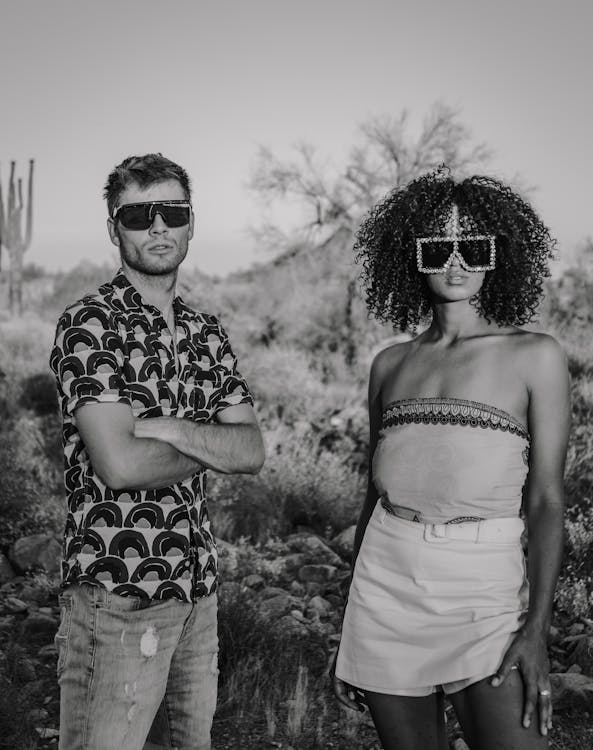
#> input picture img/pexels-photo-12325258.jpeg, 593 x 750 px
$ jupyter execute transformacoesd-de-imagem.ipynb   (shell and % lines are left out)
#> lines starting #> are read from the running program, lines starting #| are printed output that depends on the picture
[cell 1]
import numpy as np
import cv2

import matplotlib.pyplot as plt
import seaborn as sns

plt.style.use("seaborn-v0_8")
sns.set_style("whitegrid", {"axes.grid": False})

from skimage import io

[cell 2]
imagem = cv2.imread("./img/pexels-photo-12325258.jpeg")
#> imagem is the input picture: shape (750, 593, 3); mean B, G, R 118.6, 118.4, 119.4
Imagem = cv2.cvtColor(imagem, cv2.COLOR_BGR2RGB)

plt.figure(figsize=(30, 20))
plt.imshow(imagem)
plt.title("Documento")

[cell 3]
img = cv2.imread("./img/pexels-photo-12325258.jpeg")
height, width = img.shape[:2]
#> height = 750; width = 593

matriz_rotacao = cv2.getRotationMatrix2D((width, height), -5.4, 1)

out = cv2.warpAffine(img, matriz_rotacao, (width, height))
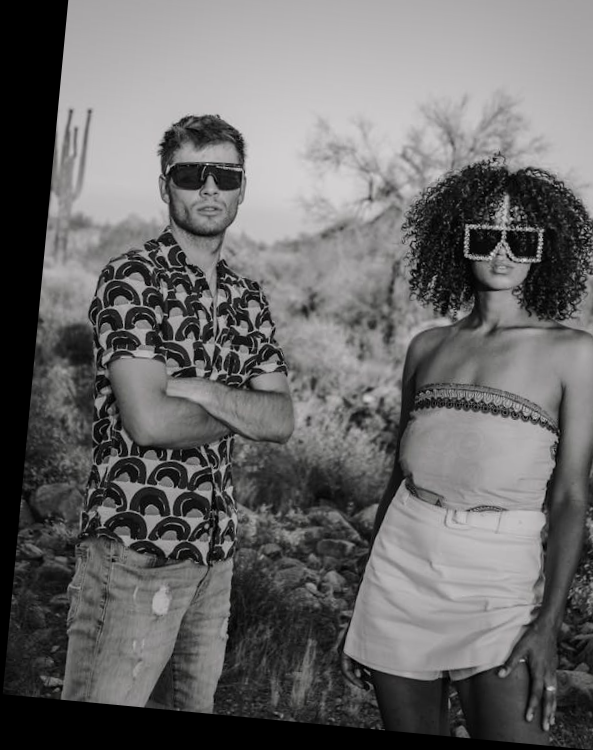
#> out: shape (750, 593, 3); mean B, G, R 104.8, 104.6, 105.5

plt.imshow(out)
plt.title("Imagem rotacionada")


$ run again, with img/pexels-photo-2975498.jpeg copied over img/pexels-photo-12325258.jpeg
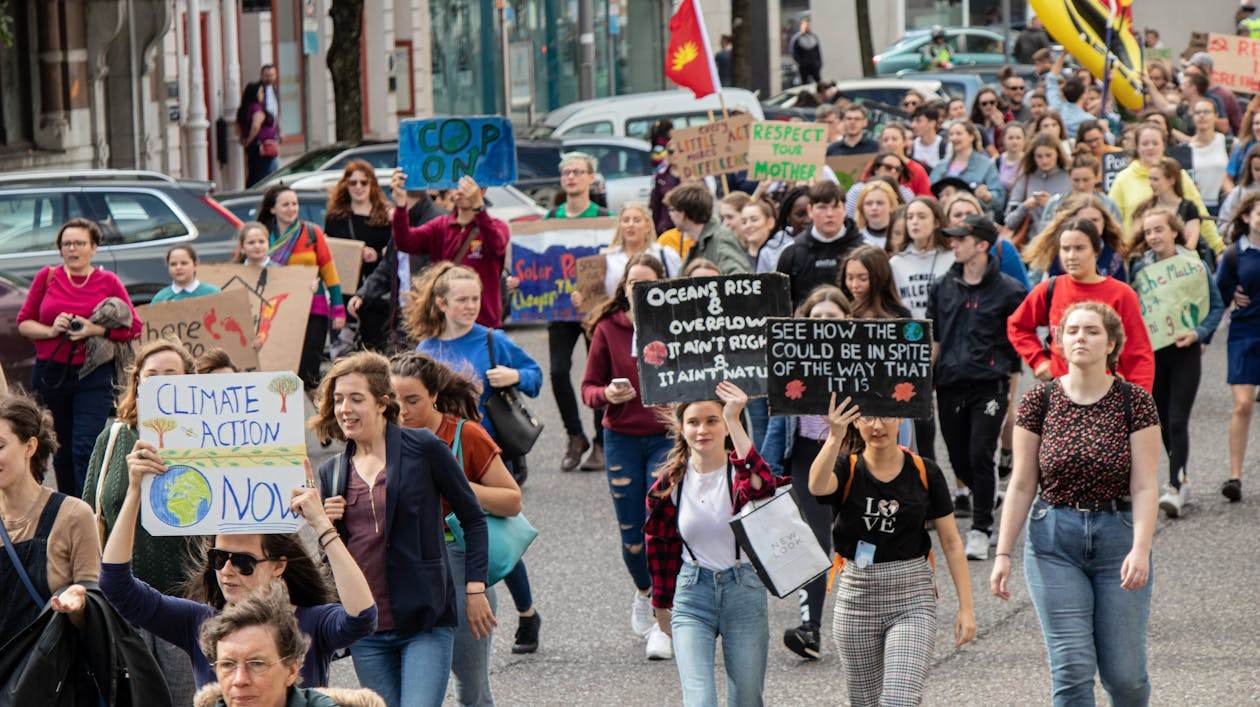
#> input picture img/pexels-photo-2975498.jpeg, 1260 x 707 px
#> imagem is the input picture: shape (707, 1260, 3); mean B, G, R 103, 105.5, 115.2
#> `out = cv2.warpAffine(img, matriz_rotacao, (width, height))`:
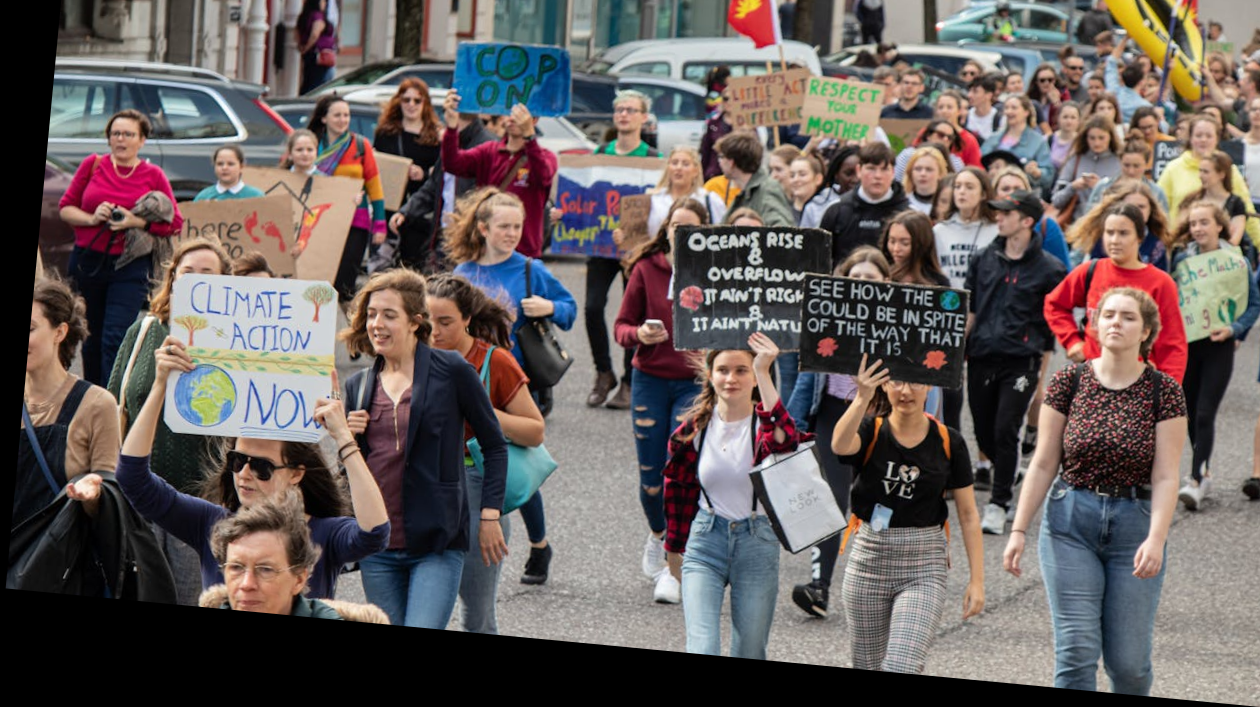
#> out: shape (707, 1260, 3); mean B, G, R 92.3, 94.2, 103.2

$ run again, with img/free-photo-of-rio-esteril-improdutivo-monotono.jpeg copied over img/pexels-photo-12325258.jpeg
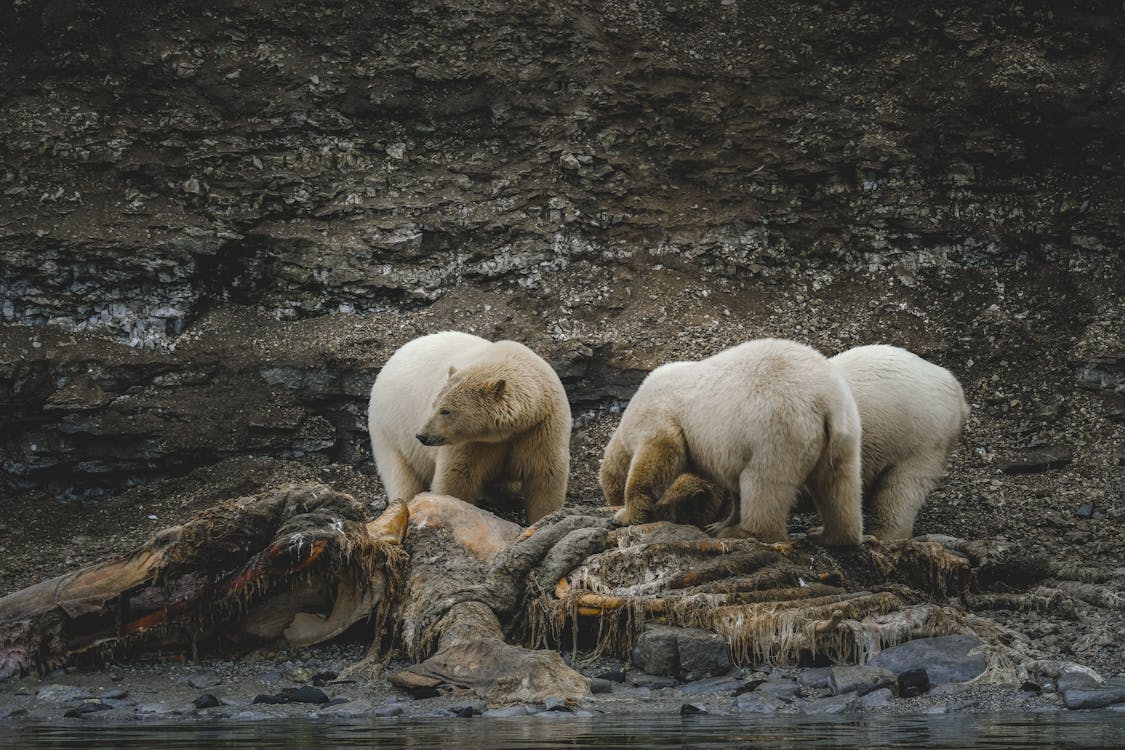
#> input picture img/free-photo-of-rio-esteril-improdutivo-monotono.jpeg, 1125 x 750 px
#> imagem is the input picture: shape (750, 1125, 3); mean B, G, R 62.4, 68.7, 70.7
#> `out = cv2.warpAffine(img, matriz_rotacao, (width, height))`:
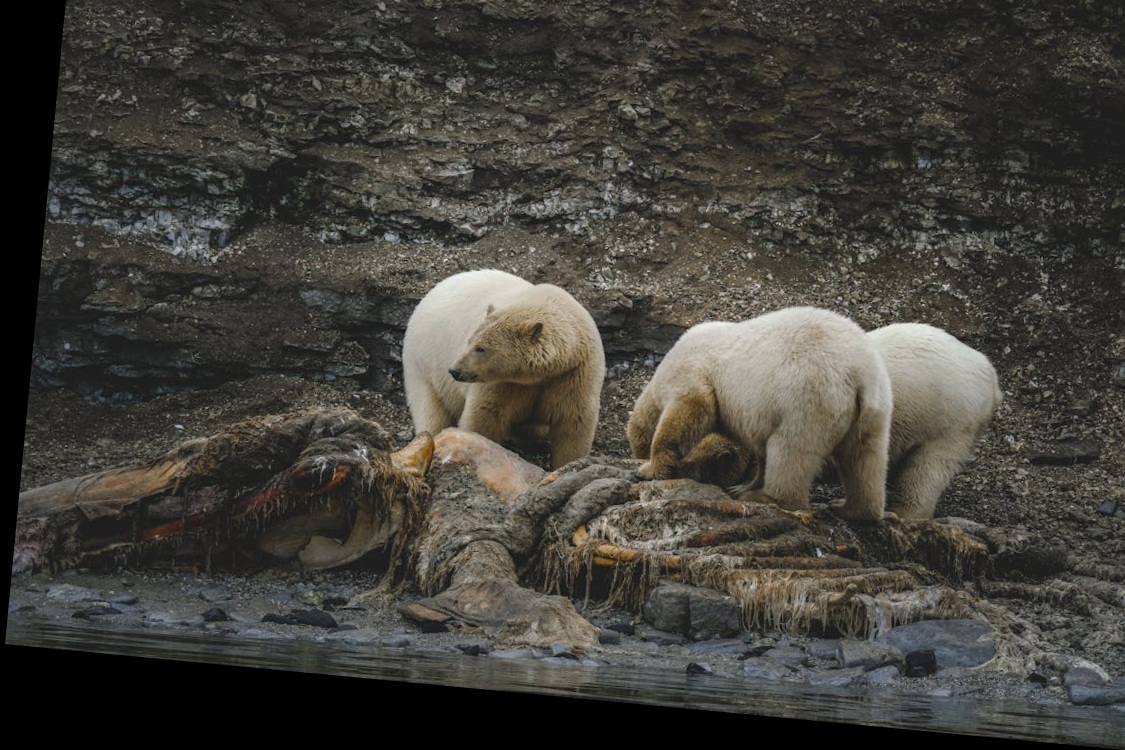
#> out: shape (750, 1125, 3); mean B, G, R 58.2, 64.1, 66.1
